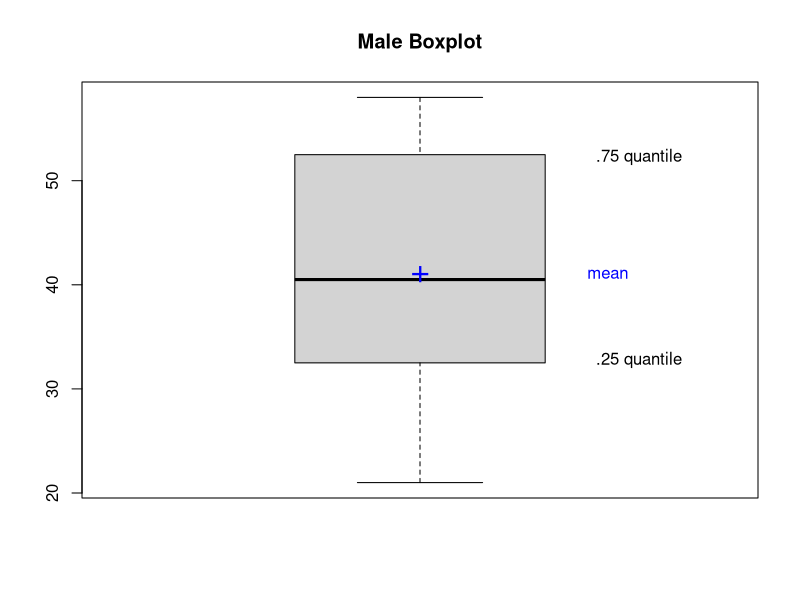
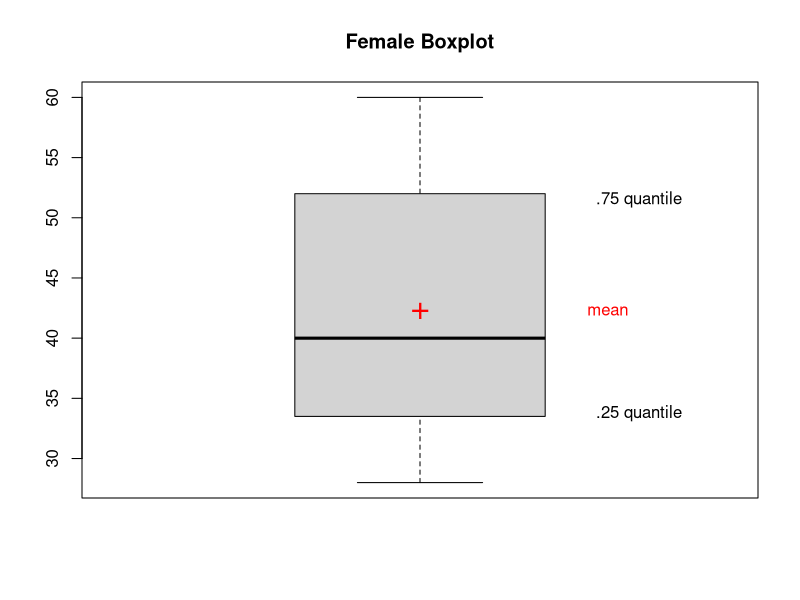

Reproduce these figures in R, in order.
# set seed so that anyone else can replicate my graph
set.seed(23409)
# create a random sample of men and women
m <- sample(20:60, 20)
f <- sample(20:60, 20)

# open up .pdf to save male boxplot
pdf("maleBoxplot.pdf")
boxplot(m, main = "Male Boxplot")
points(mean(m), col = "blue", pch = "+", cex = 2)
text(labels = "mean", x = 1.3, y = mean(m), col = "blue")
text(labels = c(".25 quantile", ".75 quantile"), 
     x = 1.35, y = quantile(m, c(.25, .75)))
#  25%   75% 
# 32.75 45.75 
dev.off()

# open up .pdf to save
pdf("femaleBoxplot.pdf")
boxplot(f, main = "Female Boxplot")
points(mean(f), col = "red", pch = "+", cex = 2)
text(labels = "mean", x = 1.3, y = mean(f), col = "red")
text(labels = c(".25 quantile", ".75 quantile"), 
     x = 1.35, y = quantile(f, c(.25, .75)))
#  25%   75% 
# 31.75 50.50 
dev.off()
